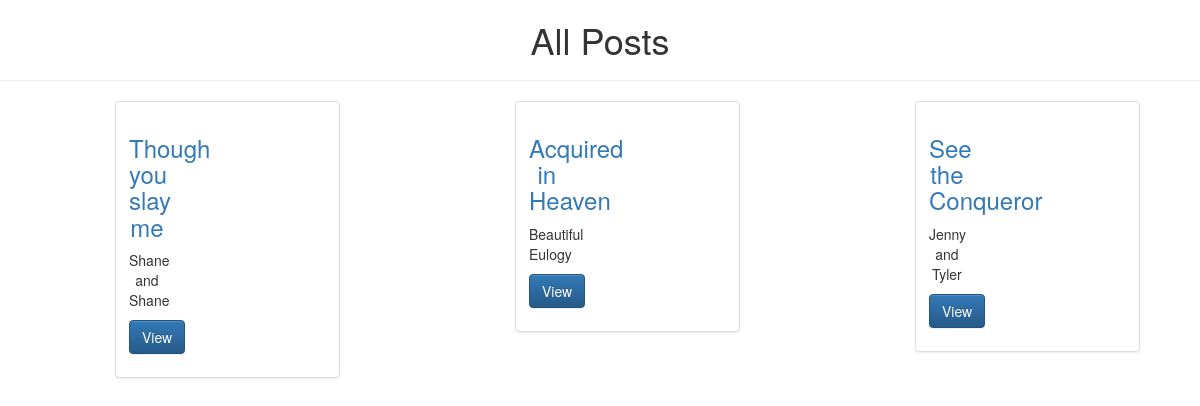
/posts/, run on an earlier commit of the app's database.
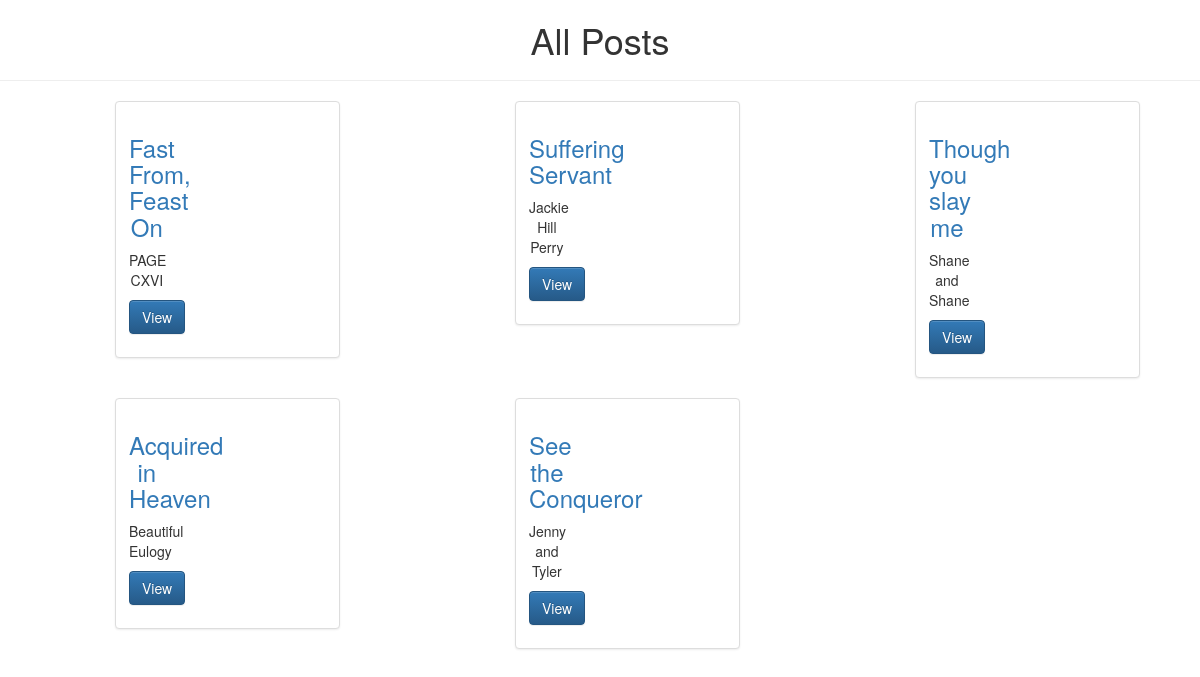
And on a later commit of the database.
### music/models.py (models this page shows, shortened)
class music(models.Model):
    title=models.CharField(max_length=100)
    artist=models.CharField(max_length=100)
    release=models.DateField(auto_now=False, auto_now_add=True)
    image=models.FileField(null=True, blank=True)
    class Meta:
        ordering=['-release']

### music/views.py (the view)
def index(request):
    queryset=music.objects.all()
    context={
        'title':'All Posts',
        'objList':queryset,
    }
    return render(request, 'base.html', context)

### templates/base.html (shortened to what this page needs)
{%  load staticfiles %}
<!doctype html>
<html lang="en">
<head>
<link rel="stylesheet" href="https://maxcdn.bootstrapcdn.com/bootstrap/3.3.7/css/bootstrap.min.css">
<link rel="stylesheet" href="https://maxcdn.bootstrapcdn.com/bootstrap/3.3.7/css/bootstrap-theme.min.css">
</head>
<body>
    {%  block content %}
    <h1 class="text-center">{{ title }}</h1>
    <hr>
        {% for obj in objList %}
            <div class="col-sm-3 col-sm-offset-1">
               <div class="thumbnail col-sm-10">
                <div class="caption col-sm-3 text-center">
                  <h3><a href="{% url "detail" id=obj.id %}">{{ obj.title }}</a> </h3>
                <p>
                {{ obj.artist }}
                </p>
                <p><a href="{% url "detail" id=obj.id %}" class="btn btn-primary" role="button">View</a> </p>
                </div>
               </div>
            </div>
        {% endfor %}
    {% endblock content %}
</body>
</html>

What changed in the data, as far as the page shows it:
added music: title "Fast From, Feast On", artist "PAGE CXVI"
added music: title "Suffering Servant", artist "Jackie Hill Perry"
